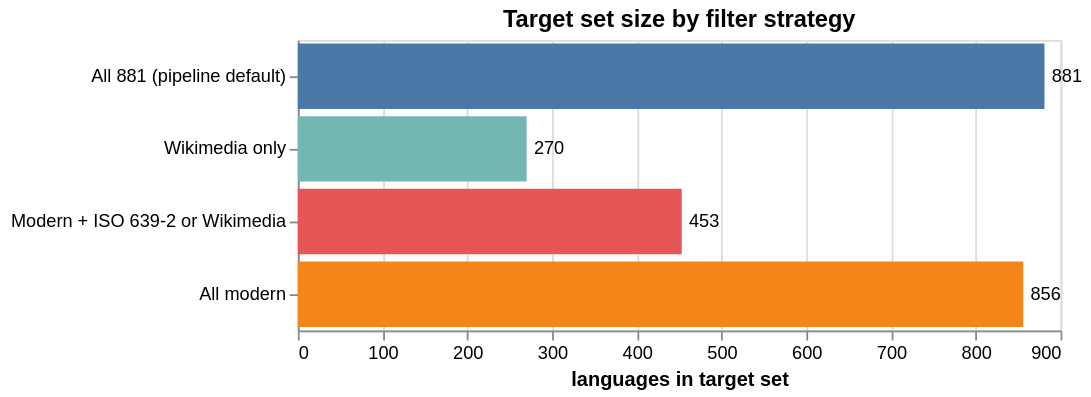

Here is the notebook cell this chart was saved with:
### Code cell
filter_order = filter_df["filter"].tolist()

bar = alt.Chart(filter_df).mark_bar().encode(
    y=alt.Y("filter:N", sort=filter_order, title=None),
    x=alt.X("total:Q", title="languages in target set"),
    color=alt.Color("filter:N", legend=None, scale=alt.Scale(scheme="tableau10")),
    tooltip=["filter:N", "total:Q", "ltr:Q", "rtl:Q", "wikimedia:Q"],
).properties(width=420, height=160, title="Target set size by filter strategy")

text = bar.mark_text(align="left", dx=4, fontSize=10).encode(
    text="total:Q", color=alt.value("black"))

bar + text

### Figure 1 — Vega-Lite specification as saved in the notebook (floating-point values rounded to 4 significant figures)
{"config": {"view": {"continuousWidth": 300, "continuousHeight": 300}}, "layer": [{"mark": {"type": "bar"}, "encoding": {"color": {"field": "filter", "legend": null, "scale": {"scheme": "tableau10"}, "type": "nominal"}, "tooltip": [{"field": "filter", "type": "nominal"}, {"field": "total", "type": "quantitative"}, {"field": "ltr", "type": "quantitative"}, {"field": "rtl", "type": "quantitative"}, {"field": "wikimedia", "type": "quantitative"}], "x": {"field": "total", "title": "languages in target set", "type": "quantitative"}, "y": {"field": "filter", "sort": ["All 881 (pipeline default)", "Wikimedia only", "Modern + ISO 639-2 or Wikimedia", "All modern"], "title": null, "type": "nominal"}}, "title": "Target set size by filter strategy"}, {"mark": {"type": "text", "align": "left", "dx": 4, "fontSize": 10}, "encoding": {"color": {"value": "black"}, "text": {"field": "total", "type": "quantitative"}, "tooltip": [{"field": "filter", "type": "nominal"}, {"field": "total", "type": "quantitative"}, {"field": "ltr", "type": "quantitative"}, {"field": "rtl", "type": "quantitative"}, {"field": "wikimedia", "type": "quantitative"}], "x": {"field": "total", "title": "languages in target set", "type": "quantitative"}, "y": {"field": "filter", "sort": ["All 881 (pipeline default)", "Wikimedia only", "Modern + ISO 639-2 or Wikimedia", "All modern"], "title": null, "type": "nominal"}}, "title": "Target set size by filter strategy"}], "data": {"name": "data-bfad108c81c262b10847d11de16fc06a"}, "height": 160, "width": 420, "$schema": "https://vega.github.io/schema/vega-lite/v6.1.0.json", "datasets": {"data-bfad108c81c262b10847d11de16fc06a": [{"filter": "All 881 (pipeline default)", "total": 881, "ltr": 802, "rtl": 79, "iso639_1": 187, "iso639_2": 416, "wikimedia": 270}, {"filter": "Wikimedia only", "total": 270, "ltr": 253, "rtl": 17, "iso639_1": 185, "iso639_2": 221, "wikimedia": 270}, {"filter": "Modern + ISO 639-2 or Wikimedia", "total": 453, "ltr": 428, "rtl": 25, "iso639_1": 186, "iso639_2": 404, "wikimedia": 268}, {"filter": "All modern", "total": 856, "ltr": 787, "rtl": 69, "iso639_1": 186, "iso639_2": 404, "wikimedia": 268}]}}
